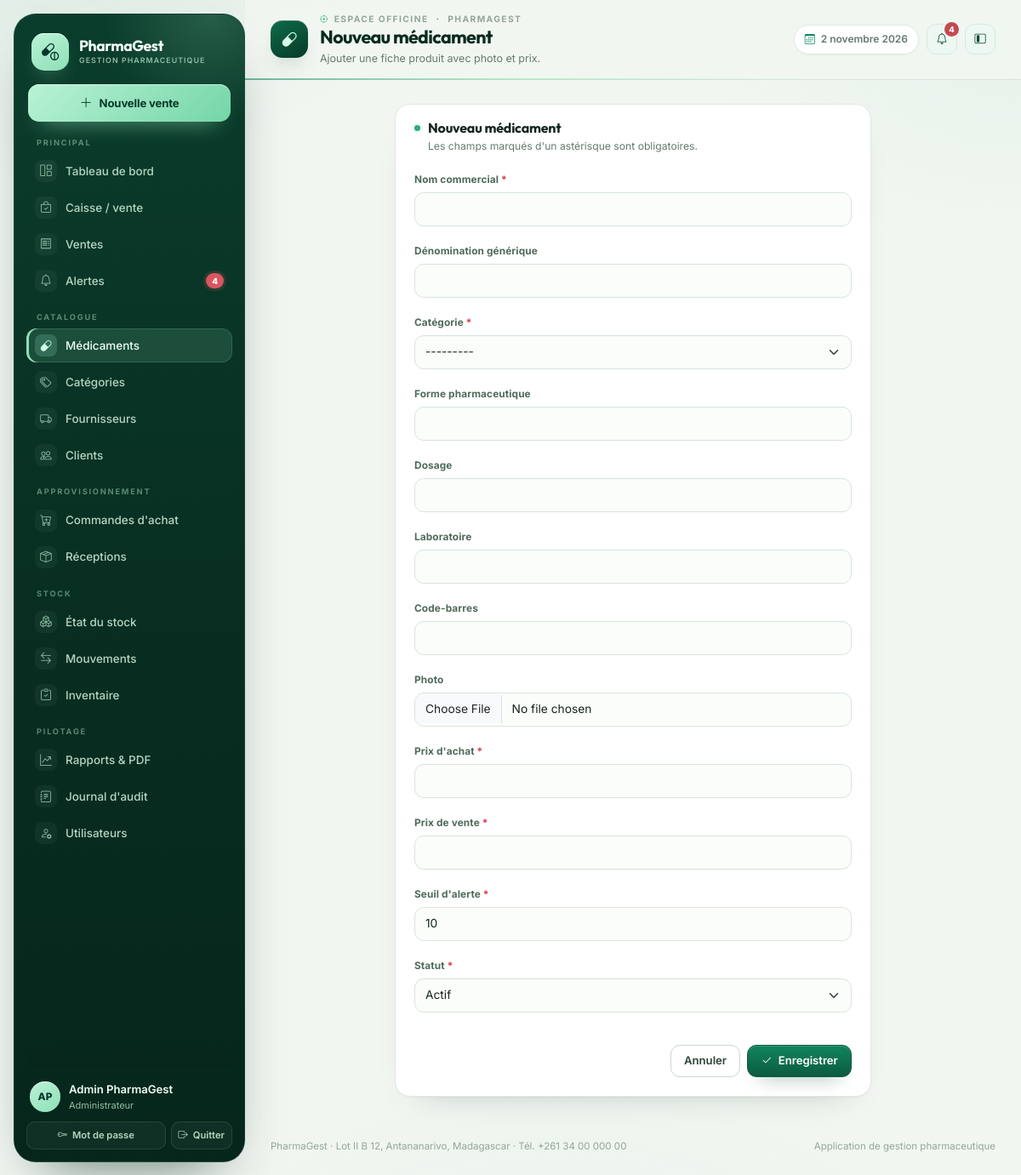
The page /medicaments/ajouter/ (signed in) on the database its author committed.
### gestion/models.py (models this page shows, shortened)
class Utilisateur(AbstractUser):
    class Role(models.TextChoices):
        ADMIN = "ADMIN", "Administrateur"
        PHARMACIEN = "PHARMACIEN", "Pharmacien responsable"
        GESTIONNAIRE = "GESTIONNAIRE", "Gestionnaire de stock"
        CAISSIER = "CAISSIER", "Caissier"
        RESPONSABLE = "RESPONSABLE", "Responsable de gestion"
    role = models.CharField(
        "rôle", max_length=20, choices=Role.choices, default=Role.CAISSIER
    )
    telephone = models.CharField("téléphone", max_length=30, blank=True)
    cree_le = models.DateTimeField("créé le", auto_now_add=True)
    class Meta:
        verbose_name = "utilisateur"
        verbose_name_plural = "utilisateurs"
        ordering = ["username"]
    @property
    def nom_complet(self):
        return self.get_full_name() or self.username
    @property
    def est_admin(self):
        return self.is_superuser or self.role == self.Role.ADMIN
    @property
    def peut_vendre(self):
        return self.est_admin or self.role in {
            self.Role.PHARMACIEN,
            self.Role.CAISSIER,
        }
    @property
    def peut_voir_rapports(self):
        return self.est_admin or self.role in {
            self.Role.PHARMACIEN,
            self.Role.RESPONSABLE,
        }

### gestion/views.py (the view, shortened to what this page needs)
class MedicamentCreateView(RoleRequisMixin, CreateView):
    model = Medicament
    form_class = MedicamentForm
    template_name = "gestion/formulaire.html"
    roles_autorises = CATALOGUE
    def get_context_data(self, **kwargs):
        contexte = super().get_context_data(**kwargs)
        contexte["titre"] = "Nouveau médicament"
        contexte["sous_titre"] = "Ajouter une fiche produit avec photo et prix."
        contexte["annuler_url"] = reverse("gestion:medicament_liste")
        return contexte

### gestion/forms.py (shortened to what this page needs)
class MedicamentForm(BootstrapMixin, forms.ModelForm):
    class Meta:
        model = Medicament
        fields = (
            "nom_commercial",
            "denomination_generique",
            "categorie",
            "forme_pharmaceutique",
            "dosage",
            "laboratoire",
            "code_barres",
            "photo",
            "prix_achat",
            "prix_vente",
            "seuil_alerte",
            "statut",
        )
        widgets = {
            "photo": forms.ClearableFileInput(attrs={"accept": "image/*"}),
            "prix_achat": forms.NumberInput(attrs={"step": "0.01", "min": "0.01"}),
            "prix_vente": forms.NumberInput(attrs={"step": "0.01", "min": "0.01"}),
        }

### gestion/models.py (called while the page is built)
    def __str__(self):
        return self.nom

### gestion/templatetags/gestion_extras.py (called while the page is built)
@register.filter
def initiales(utilisateur):
    if hasattr(utilisateur, "nom_complet"):
        nom = utilisateur.nom_complet
    else:
        nom = str(utilisateur)
    morceaux = [m for m in nom.replace("-", " ").split(" ") if m]
    if not morceaux:
        return "?"
    if len(morceaux) == 1:
        return morceaux[0][:2].upper()
    return (morceaux[0][0] + morceaux[-1][0]).upper()

### gestion/views.py (called while the page is built)
    def dispatch(self, request, *args, **kwargs):
        if not request.user.is_authenticated:
            return self.handle_no_permission()
        if not (
            request.user.est_admin or request.user.role in self.roles_autorises
        ):
            raise PermissionDenied
        return super().dispatch(request, *args, **kwargs)

### templates/gestion/formulaire.html (shortened to what this page needs)
{% extends "gestion/base.html" %}
{% block page_title %}{{ titre }}{% endblock %}
{% block page_subtitle %}{{ sous_titre|default:"Renseignez les informations puis enregistrez." }}{% endblock %}
{% block contenu %}
<div class="row justify-content-center">
  <div class="col-xl-8 col-lg-9">
    <form method="post" enctype="multipart/form-data" novalidate>
      <div class="pg-card">
        <div class="pg-card-header">
          <div>
            <h3 class="pg-card-title">{{ titre }}</h3>
            <p class="pg-card-sub">Les champs marqués d'un astérisque sont obligatoires.</p>
          </div>
        </div>
        <div class="pg-card-body">
          {% for field in form %}
          {% if field.field.widget.input_type == 'checkbox' %}
          <div class="mb-3 form-check">
            {{ field }}
            <label class="form-check-label" for="{{ field.id_for_label }}">{{ field.label }}</label>
            {% if field.help_text %}<div class="form-text">{{ field.help_text }}</div>{% endif %}
            {% for error in field.errors %}<div class="text-danger small">{{ error }}</div>{% endfor %}
          </div>
          {% else %}
          <div class="mb-3">
            <label class="form-label" for="{{ field.id_for_label }}">{{ field.label }}{% if field.field.required %} <span class="text-danger">*</span>{% endif %}</label>
            {{ field }}
          </div>
          {% endif %}
          {% endfor %}
        </div>
        <div class="pg-card-body pt-0">
          <div class="d-flex justify-content-end gap-2">
            <a class="btn btn-outline-secondary" href="{{ annuler_url|default:'javascript:history.back()' }}">Annuler</a>
            <button class="btn btn-primary" type="submit"><i class="bi bi-check2 me-1"></i> Enregistrer</button>
          </div>
        </div>
      </div>
    </form>
  </div>
</div>
{% endblock %}

### templates/gestion/base.html (shortened to what this page needs)
{% load static %}
{% load gestion_extras %}
<!doctype html>
<html lang="fr">
<head>
  <link href="https://cdn.jsdelivr.net/npm/bootstrap@5.3.3/dist/css/bootstrap.min.css" rel="stylesheet">
  <link href="https://cdn.jsdelivr.net/npm/bootstrap-icons@1.11.3/font/bootstrap-icons.min.css" rel="stylesheet">
  <link rel="stylesheet" href="{% static 'css/pharmagest.css' %}">
</head>
<body>
{% with url_name=request.resolver_match.url_name %}
<div class="pg-shell" data-layout="expanded">
  <aside class="pg-sidebar" id="sidebar" aria-label="Menu principal de navigation">
    <a class="pg-brand" href="{% url 'gestion:tableau_bord' %}" aria-label="Accueil {{ pharmacie_nom }}">
      <span class="pg-brand-mark"><i class="bi bi-capsule-pill"></i></span>
      <span class="pg-brand-text">
        <span class="pg-brand-name">{{ pharmacie_nom }}</span>
        <span class="pg-brand-sub">Gestion pharmaceutique</span>
      </span>
    </a>
    {% if user.peut_vendre %}
    <a class="pg-side-cta" href="{% url 'gestion:caisse' %}" title="Ouvrir la caisse">
      <i class="bi bi-plus-lg"></i>
      <span>Nouvelle vente</span>
    </a>
    {% endif %}
    <nav class="pg-nav-groups" aria-label="Navigation">
      <div class="pg-nav-group">
        <div class="pg-nav-label">Principal</div>
        <div class="pg-nav">
          <a class="pg-nav-link {% if url_name == 'tableau_bord' %}active{% endif %}" href="{% url 'gestion:tableau_bord' %}" title="Tableau de bord">
            <i class="bi bi-grid-1x2"></i>
            <span>Tableau de bord</span>
          </a>
          {% if user.peut_vendre %}
          <a class="pg-nav-link {% if url_name == 'caisse' %}active{% endif %}" href="{% url 'gestion:caisse' %}" title="Caisse / vente">
            <i class="bi bi-bag-check"></i>
            <span>Caisse / vente</span>
          </a>
          {% endif %}
          <a class="pg-nav-link {% if url_name == 'vente_liste' or url_name == 'vente_detail' or url_name == 'retour_vente' or url_name == 'vente_annuler' %}active{% endif %}" href="{% url 'gestion:vente_liste' %}" title="Ventes">
            <i class="bi bi-receipt"></i>
            <span>Ventes</span>
          </a>
          <a class="pg-nav-link {% if url_name == 'alertes' %}active{% endif %}" href="{% url 'gestion:alertes' %}" title="Alertes">
            <i class="bi bi-bell"></i>
            {% if alertes_globales %}<span class="pg-nav-badge">{{ alertes_globales }}</span>{% endif %}
            <span>Alertes</span>
          </a>
        </div>
      </div>
      <div class="pg-nav-group">
        <div class="pg-nav-label">Catalogue</div>
        <div class="pg-nav">
          <a class="pg-nav-link {% if url_name == 'medicament_liste' or url_name == 'medicament_detail' or url_name == 'medicament_ajouter' or url_name == 'medicament_modifier' or url_name == 'medicament_supprimer' %}active{% endif %}" href="{% url 'gestion:medicament_liste' %}" title="Médicaments">
            <i class="bi bi-capsule"></i>
            <span>Médicaments</span>
          </a>
          <a class="pg-nav-link " href="{% url 'gestion:categorie_liste' %}" title="Catégories">
            <i class="bi bi-tags"></i>
            <span>Catégories</span>
          </a>
          <a class="pg-nav-link " href="{% url 'gestion:fournisseur_liste' %}" title="Fournisseurs">
            <i class="bi bi-truck"></i>
            <span>Fournisseurs</span>
          </a>
          <a class="pg-nav-link {% if url_name == 'client_liste' or url_name == 'client_detail' or url_name == 'client_ajouter' or url_name == 'client_modifier' %}active{% endif %}" href="{% url 'gestion:client_liste' %}" title="Clients">
            <i class="bi bi-people"></i>
            <span>Clients</span>
          </a>
        </div>
      </div>
      {% if user.est_admin or user.role == 'PHARMACIEN' or user.role == 'GESTIONNAIRE' or user.role == 'RESPONSABLE' %}
      <div class="pg-nav-group">
        <div class="pg-nav-label">Approvisionnement</div>
        <div class="pg-nav">
          <a class="pg-nav-link " href="{% url 'gestion:commande_liste' %}" title="Commandes d'achat">
            <i class="bi bi-cart-plus"></i>
            <span>Commandes d'achat</span>
          </a>
          <a class="pg-nav-link {% if url_name == 'reception_liste' or url_name == 'reception_detail' or url_name == 'commande_receptionner' %}active{% endif %}" href="{% url 'gestion:reception_liste' %}" title="Réceptions">
            <i class="bi bi-box-seam"></i>
            <span>Réceptions</span>
          </a>
        </div>
      </div>
      {% endif %}
      <div class="pg-nav-group">
        <div class="pg-nav-label">Stock</div>
        <div class="pg-nav">
          <a class="pg-nav-link {% if url_name == 'stock_liste' or url_name == 'lot_basculer' %}active{% endif %}" href="{% url 'gestion:stock_liste' %}" title="État du stock">
            <i class="bi bi-boxes"></i>
            <span>État du stock</span>
          </a>
          <a class="pg-nav-link {% if url_name == 'mouvement_liste' %}active{% endif %}" href="{% url 'gestion:mouvement_liste' %}" title="Mouvements">
            <i class="bi bi-arrow-left-right"></i>
            <span>Mouvements</span>
          </a>
          {% if user.est_admin or user.role == 'PHARMACIEN' or user.role == 'GESTIONNAIRE' %}
          <a class="pg-nav-link {% if url_name == 'inventaire' %}active{% endif %}" href="{% url 'gestion:inventaire' %}" title="Inventaire">
            <i class="bi bi-clipboard-check"></i>
            <span>Inventaire</span>
          </a>
          {% endif %}
        </div>
      </div>
      <div class="pg-nav-group">
        <div class="pg-nav-label">Pilotage</div>
        <div class="pg-nav">
          {% if user.peut_voir_rapports %}
          <a class="pg-nav-link {% if url_name == 'rapports' %}active{% endif %}" href="{% url 'gestion:rapports' %}" title="Rapports & PDF">
            <i class="bi bi-graph-up-arrow"></i>
            <span>Rapports & PDF</span>
          </a>
          {% endif %}
          {% if user.est_admin or user.role == 'PHARMACIEN' or user.role == 'RESPONSABLE' %}
          <a class="pg-nav-link {% if url_name == 'journal_liste' %}active{% endif %}" href="{% url 'gestion:journal_liste' %}" title="Journal d'audit">
            <i class="bi bi-journal-text"></i>
            <span>Journal d'audit</span>
          </a>
          {% endif %}
          {% if user.est_admin %}
          <a class="pg-nav-link " href="{% url 'gestion:utilisateur_liste' %}" title="Utilisateurs">
            <i class="bi bi-person-gear"></i>
            <span>Utilisateurs</span>
          </a>
          {% endif %}
        </div>
      </div>
    </nav>
    <div class="pg-sidebar-foot">
      <div class="pg-user">
        <span class="pg-avatar">{{ user.nom_complet|initiales }}</span>
        <span class="pg-user-text">
          <span class="name">{{ user.nom_complet }}</span>
          <span class="role">{{ user.get_role_display }}</span>
        </span>
      </div>
      <div class="actions">
        <a href="{% url 'gestion:mot_de_passe' %}" title="Modifier le mot de passe">
          <i class="bi bi-key"></i><span>Mot de passe</span>
        </a>
        <form method="post" action="{% url 'gestion:deconnexion' %}" class="m-0" title="Déconnexion">
          <button type="submit"><i class="bi bi-box-arrow-right"></i><span>Quitter</span></button>
        </form>
      </div>
    </div>
  </aside>
  <div class="pg-main">
    <header class="pg-topbar">
      <span class="pg-page-icon" aria-hidden="true"><i class="bi bi-capsule"></i></span>
      <div class="pg-heading">
        <div class="pg-crumb"><i class="bi bi-crosshair"></i> Espace officine <i class="bi bi-dot"></i> {{ pharmacie_nom }}</div>
        <h1 class="pg-page-title">{% block page_title %}Tableau de bord{% endblock %}</h1>
        <p class="pg-page-sub">{% block page_subtitle %}Vue d'ensemble de l'activité de la pharmacie{% endblock %}</p>
      </div>
      <div class="pg-topbar-actions">
        <span class="pg-date-chip"><i class="bi bi-calendar3"></i> {% now "j F Y" %}</span>
        <a class="btn btn-soft btn-icon position-relative" href="{% url 'gestion:alertes' %}" title="Alertes" aria-label="Alertes">
          <i class="bi bi-bell"></i>
          {% if alertes_globales %}
          <span class="pg-notif-dot">{{ alertes_globales }}</span>
          {% endif %}
        </a>
        <button class="pg-layout-toggle btn btn-soft btn-icon" type="button" aria-label="Basculer le menu compact" title="Menu compact" data-layout-toggle>
          <i class="bi bi-layout-sidebar-inset"></i>
        </button>
      </div>
    </header>
    <main class="pg-content" id="contenu">
      {% block contenu %}{% endblock %}
    </main>
    <footer class="pg-footer">
      <span>{{ pharmacie_nom }} · {{ pharmacie_adresse }} · Tél. {{ pharmacie_telephone }}</span>
      <span>Application de gestion pharmaceutique</span>
    </footer>
  </div>
</div>
{% endwith %}
</body>
</html>

### rows shown on the page
Utilisateur: last_name "PharmaGest", nom_complet|initiales "AP", nom_complet "Admin PharmaGest", role "Administrateur", last_name "PHARMAGEST"

### other values the page prints
{{ alertes_globales }} "4"
{{ titre }} "Nouveau médicament"
{{ sous_titre|default:"Renseignez les informations puis enregistrez." }} "Ajouter une fiche produit avec photo et prix."
{{ field.label }} "Nom commercial" "Dénomination générique" "Catégorie" "Forme pharmaceutique" "Dosage" "Laboratoire" "Code-barres" "Photo" "Prix d'achat" "Prix de vente" "Seuil d'alerte" "Statut"
{{ pharmacie_adresse }} "Lot II B 12, Antananarivo, Madagascar"
{{ pharmacie_telephone }} "+261 34 00 000 00"
